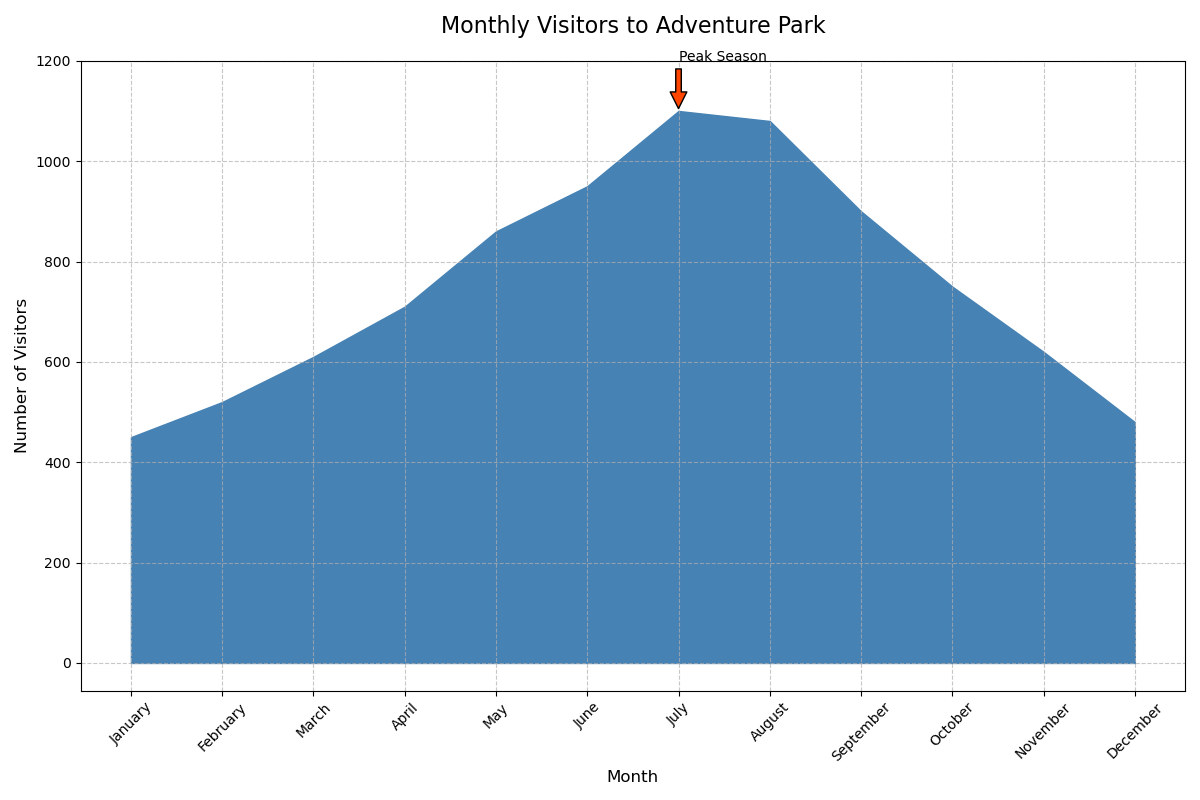

Write the Python code that produced this figure.

import matplotlib.pyplot as plt

months = ['January', 'February', 'March', 'April', 'May', 'June', 
          'July', 'August', 'September', 'October', 'November', 'December']
visitors = [450, 520, 610, 710, 860, 950, 1100, 1080, 900, 750, 620, 480]

plt.figure(figsize=(12, 8))
plt.fill_between(months, visitors, color='#4682B4')

plt.title('Monthly Visitors to Adventure Park', fontsize=16, pad=20)
plt.xlabel('Month', fontsize=12)
plt.ylabel('Number of Visitors', fontsize=12)

highest_visitor_idx = visitors.index(max(visitors))
plt.annotate('Peak Season', xy=(months[highest_visitor_idx], visitors[highest_visitor_idx]), 
             xytext=(months[highest_visitor_idx], visitors[highest_visitor_idx]+100),
             arrowprops=dict(facecolor='#FF4500', shrink=0.05))

plt.xticks(rotation=45)
plt.yticks(range(0, max(visitors)+200, 200))
plt.grid(True, linestyle='--', alpha=0.7)

plt.tight_layout()
plt.show()
